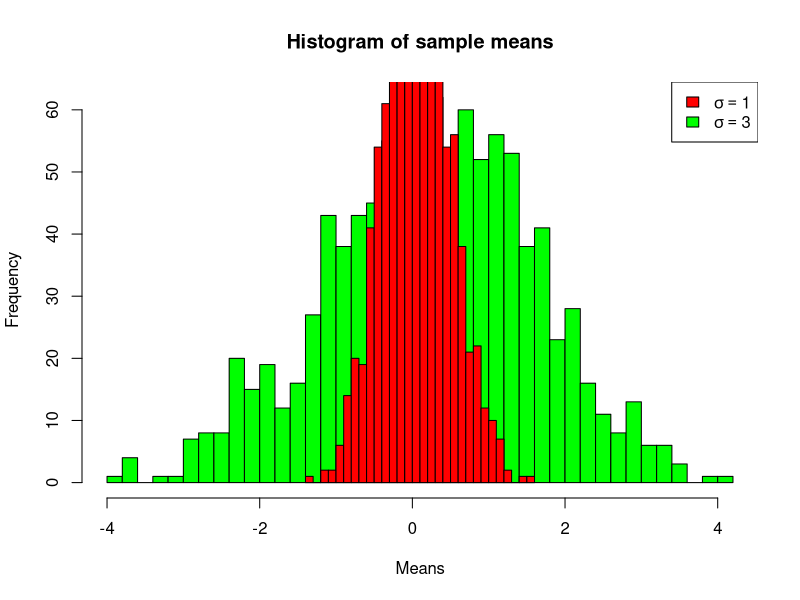

Reproduce this figure in R.
## ---- chunk 1
get_sample_mean <- function(size, population, n=1000) {
	sapply(1:n, function(i) {
		x <- sample(population, size)
		mean(x)
	})
}
m1 <- get_sample_mean(5, rnorm(1000))
m2 <- get_sample_mean(5, rnorm(1000, sd=3))

hist(m2, col="green", main="Histogram of sample means", xlab="Means", breaks=30)
hist(m1, col="red", add=T, breaks=30)
legend(legend=c(expression(paste(sigma==1)), expression(paste(sigma==3))), fill=c("red", "green"), "topright")
## ---- chunk 2
x <- sample(1:100, 10)
print(x)
t.test(x, mu=20)
